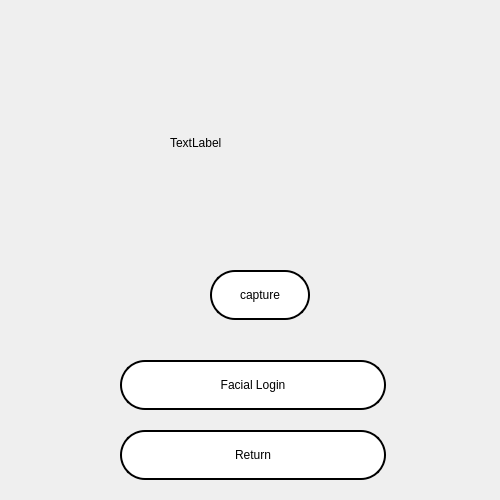
<?xml version="1.0" encoding="UTF-8"?>
<ui version="4.0">
 <class>Form</class>
 <widget class="QWidget" name="Form">
  <property name="geometry">
   <rect>
    <x>0</x>
    <y>0</y>
    <width>500</width>
    <height>500</height>
   </rect>
  </property>
  <property name="minimumSize">
   <size>
    <width>500</width>
    <height>500</height>
   </size>
  </property>
  <property name="maximumSize">
   <size>
    <width>500</width>
    <height>500</height>
   </size>
  </property>
  <property name="windowTitle">
   <string>Form</string>
  </property>
  <widget class="QPushButton" name="pushButton_3">
   <property name="enabled">
    <bool>true</bool>
   </property>
   <property name="geometry">
    <rect>
     <x>120</x>
     <y>360</y>
     <width>266</width>
     <height>50</height>
    </rect>
   </property>
   <property name="minimumSize">
    <size>
     <width>0</width>
     <height>50</height>
    </size>
   </property>
   <property name="styleSheet">
    <string notr="true">QPushButton {	
	
	background-color: rgb(255, 255, 255);
	font: 16pt &quot;MV Boli&quot;;
    border-radius: 25px; 
	color: rgb(0, 0, 0);
    border: 2px solid rgb(0,0,0);

}
QPushButton:hover {
	
	background-color: rgb(0, 0, 0);
	color: rgb(255, 255, 255);
    border: 2px solid rgb(255,255,255);
  

}
QPushButton:pressed{
	background-color: rgb(255, 255, 255);
	color: rgb(0, 0, 0);
	border-color: rgb(255, 255, 255);
    border: 2px solid rgb(0,0,0);
}
</string>
   </property>
   <property name="text">
    <string>Facial Login</string>
   </property>
  </widget>
  <widget class="QPushButton" name="facialreturn">
   <property name="geometry">
    <rect>
     <x>120</x>
     <y>430</y>
     <width>266</width>
     <height>50</height>
    </rect>
   </property>
   <property name="minimumSize">
    <size>
     <width>0</width>
     <height>50</height>
    </size>
   </property>
   <property name="styleSheet">
    <string notr="true">QPushButton {	
	
	background-color: rgb(255, 255, 255);
	font: 16pt &quot;MV Boli&quot;;
    border-radius: 25px; 
	color: rgb(0, 0, 0);
    border: 2px solid rgb(0,0,0);

}
QPushButton:hover {
	
	background-color: rgb(0, 0, 0);
	color: rgb(255, 255, 255);
    border: 2px solid rgb(255,255,255);
  

}
QPushButton:pressed{
	background-color: rgb(255, 255, 255);
	color: rgb(0, 0, 0);
	border-color: rgb(255, 255, 255);
    border: 2px solid rgb(0,0,0);
}
</string>
   </property>
   <property name="text">
    <string>Return</string>
   </property>
  </widget>
  <widget class="QPushButton" name="pushButton">
   <property name="geometry">
    <rect>
     <x>210</x>
     <y>270</y>
     <width>100</width>
     <height>50</height>
    </rect>
   </property>
   <property name="styleSheet">
    <string notr="true">QPushButton {	
	
	background-color: rgb(255, 255, 255);
	font: 16pt &quot;MV Boli&quot;;
    border-radius: 25px; 
	color: rgb(0, 0, 0);
    border: 2px solid rgb(0,0,0);

}
QPushButton:hover {
	
	background-color: rgb(0, 0, 0);
	color: rgb(255, 255, 255);
    border: 2px solid rgb(255,255,255);
  

}
QPushButton:pressed{
	background-color: rgb(255, 255, 255);
	color: rgb(0, 0, 0);
	border-color: rgb(255, 255, 255);
    border: 2px solid rgb(0,0,0);
}
</string>
   </property>
   <property name="text">
    <string>capture</string>
   </property>
  </widget>
  <widget class="QLabel" name="label">
   <property name="geometry">
    <rect>
     <x>170</x>
     <y>50</y>
     <width>185</width>
     <height>186</height>
    </rect>
   </property>
   <property name="text">
    <string>TextLabel</string>
   </property>
  </widget>
 </widget>
 <resources/>
 <connections>
  <connection>
   <sender>facialreturn</sender>
   <signal>clicked()</signal>
   <receiver>Form</receiver>
   <slot>return_login()</slot>
   <hints>
    <hint type="sourcelabel">
     <x>255</x>
     <y>457</y>
    </hint>
    <hint type="destinationlabel">
     <x>259</x>
     <y>597</y>
    </hint>
   </hints>
  </connection>
  <connection>
   <sender>pushButton_3</sender>
   <signal>clicked()</signal>
   <receiver>Form</receiver>
   <slot>show_logged()</slot>
   <hints>
    <hint type="sourcelabel">
     <x>314</x>
     <y>390</y>
    </hint>
    <hint type="destinationlabel">
     <x>341</x>
     <y>673</y>
    </hint>
   </hints>
  </connection>
  <connection>
   <sender>pushButton</sender>
   <signal>clicked()</signal>
   <receiver>Form</receiver>
   <slot>show_image()</slot>
   <hints>
    <hint type="sourcelabel">
     <x>259</x>
     <y>301</y>
    </hint>
    <hint type="destinationlabel">
     <x>301</x>
     <y>701</y>
    </hint>
   </hints>
  </connection>
 </connections>
 <slots>
  <slot>return_login()</slot>
  <slot>show_logged()</slot>
  <slot>show_image()</slot>
 </slots>
</ui>
